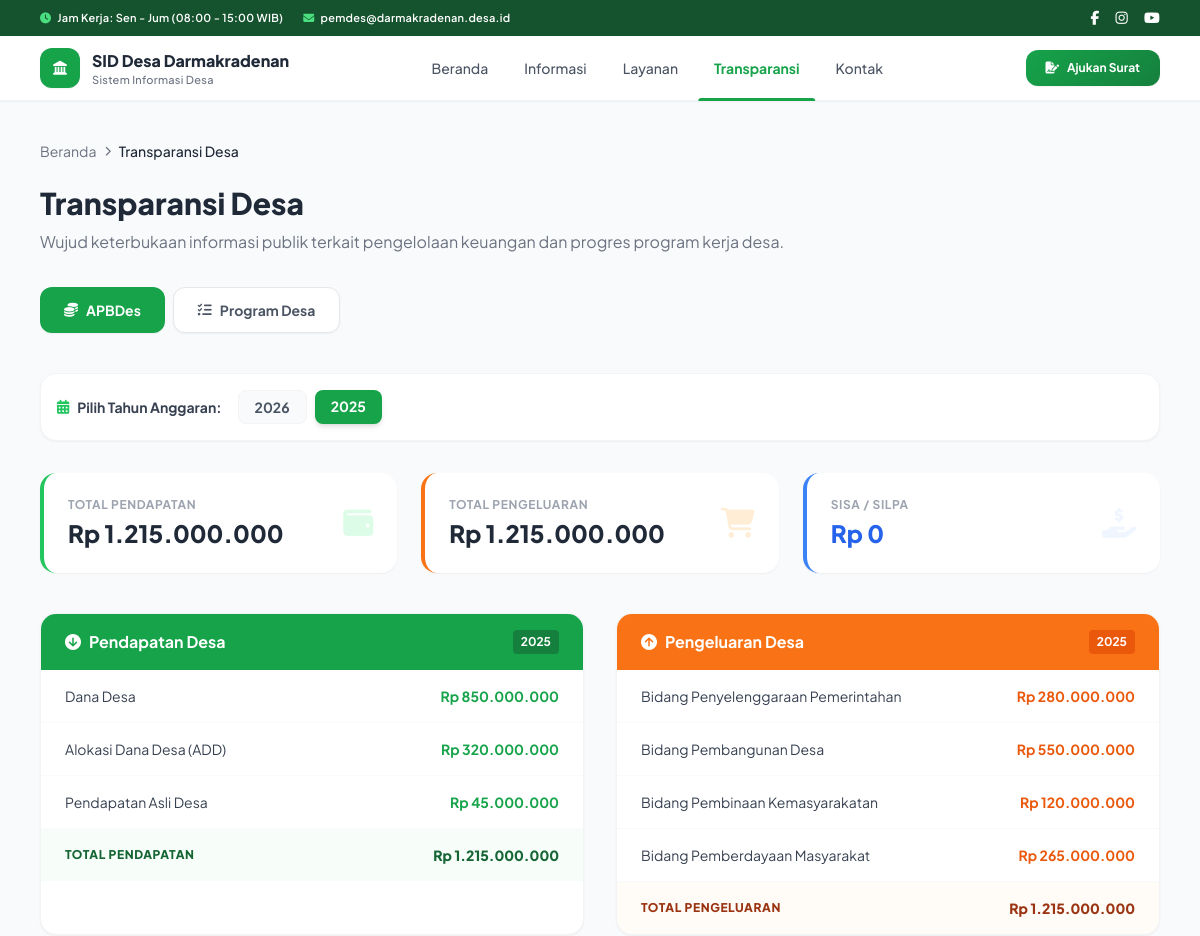
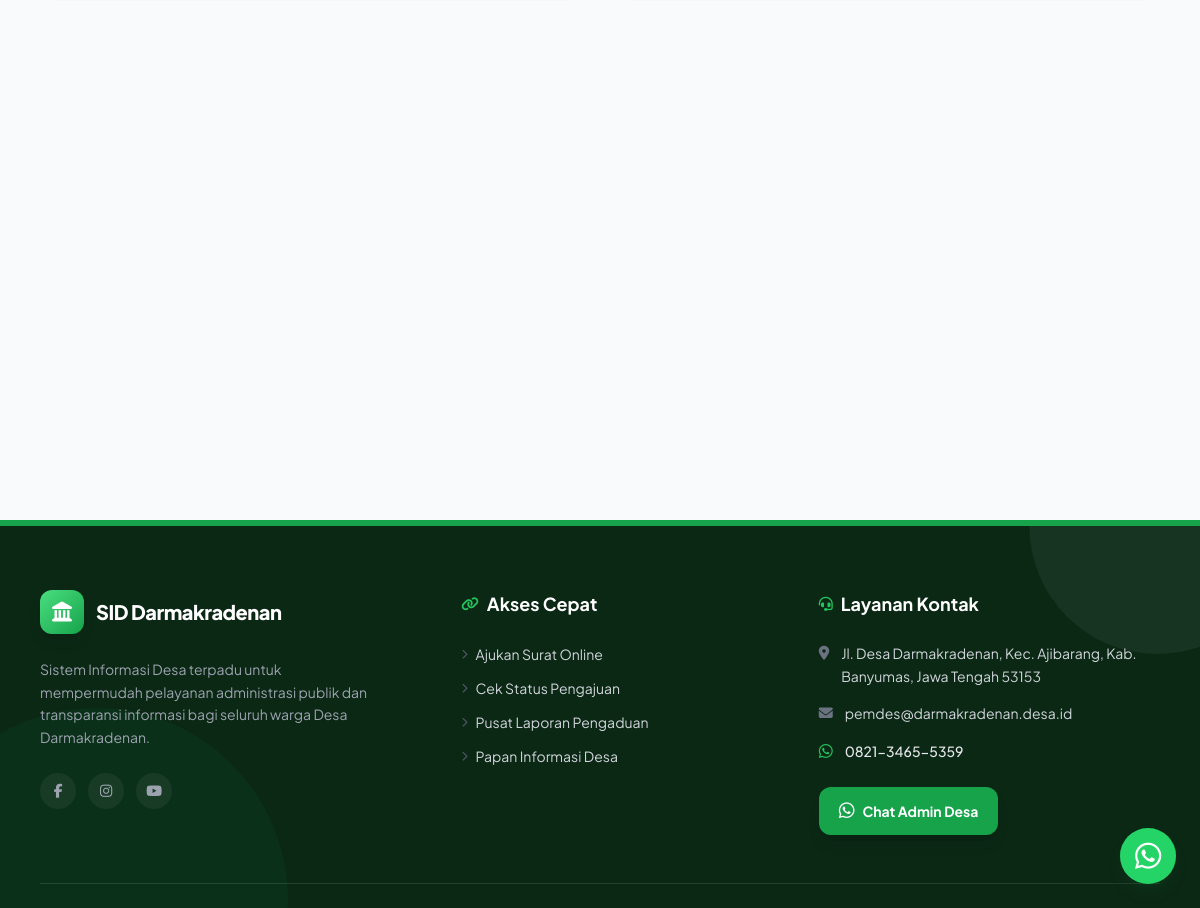
The page /pages/transparansi.php?tab=apbdes&tahun=2025 on the database its author committed (2 pictures, top to bottom).
### tables this page shows
CREATE TABLE `apbdes` (
  `id` int(11) NOT NULL,
  `tahun` year(4) NOT NULL,
  `kategori` enum('Pendapatan','Pengeluaran') NOT NULL,
  `uraian` varchar(300) NOT NULL,
  `jumlah` bigint(20) NOT NULL,
  `tanggal` timestamp NOT NULL DEFAULT current_timestamp()
);

### config/db.php (called while the page is built, shortened)
<?php
function formatRupiah($angka) {
    return 'Rp ' . number_format($angka, 0, ',', '.');
}
?>

### pages/transparansi.php (the view, shortened to what this page needs)
<?php
require_once '../config/db.php';
$tab = $_GET['tab'] ?? 'apbdes';
$tahun = (int)($_GET['tahun'] ?? date('Y'));
$stmt_p = $conn->prepare("SELECT * FROM apbdes WHERE kategori='Pendapatan' AND tahun=? ORDER BY id");
$stmt_p->bind_param("i", $tahun);
$stmt_p->execute();
$apbdes_pendapatan = $stmt_p->get_result();
$stmt_k = $conn->prepare("SELECT * FROM apbdes WHERE kategori='Pengeluaran' AND tahun=? ORDER BY id");
$stmt_k->bind_param("i", $tahun);
$stmt_k->execute();
$apbdes_pengeluaran = $stmt_k->get_result();
$stmt_tp = $conn->prepare("SELECT SUM(jumlah) as t FROM apbdes WHERE kategori='Pendapatan' AND tahun=?");
$stmt_tp->bind_param("i", $tahun);
$stmt_tp->execute();
$total_p = $stmt_tp->get_result()->fetch_assoc()['t'] ?? 0;
$stmt_tk = $conn->prepare("SELECT SUM(jumlah) as t FROM apbdes WHERE kategori='Pengeluaran' AND tahun=?");
$stmt_tk->bind_param("i", $tahun);
$stmt_tk->execute();
$total_k = $stmt_tk->get_result()->fetch_assoc()['t'] ?? 0;
$tahun_list = $conn->query("SELECT DISTINCT tahun FROM apbdes ORDER BY tahun DESC");
require_once '../config/header.php';
?>
<div class="max-w-6xl mx-auto px-4 py-10 min-h-[70vh]">
    <div class="text-sm text-gray-500 mb-6 flex items-center gap-2">
        <a href="../index.php" class="hover:text-primary-600 transition">Beranda</a>
        <i class="fas fa-chevron-right text-[10px]"></i>
        <span class="text-gray-800 font-medium">Transparansi Desa</span>
    </div>
    <div class="mb-8">
        <h1 class="text-3xl font-extrabold text-gray-800 mb-2">Transparansi Desa</h1>
        <p class="text-gray-500 leading-relaxed">Wujud keterbukaan informasi publik terkait pengelolaan keuangan dan progres program kerja desa.</p>
    </div>
    <div class="flex gap-2 overflow-x-auto pb-2 mb-8 scrollbar-hide">
        <a href="?tab=apbdes" class="flex items-center gap-2 px-6 py-3 rounded-xl text-sm font-bold transition shadow-sm
            <?= $tab === 'apbdes' ? 'bg-primary-600 text-white' : 'bg-white text-gray-600 border border-gray-200 hover:bg-primary-50' ?>">
            <i class="fas fa-coins"></i> APBDes
        </a>
        <a href="?tab=program" class="flex items-center gap-2 px-6 py-3 rounded-xl text-sm font-bold transition shadow-sm
            <?= $tab === 'program' ? 'bg-primary-600 text-white' : 'bg-white text-gray-600 border border-gray-200 hover:bg-primary-50' ?>">
            <i class="fas fa-tasks"></i> Program Desa
        </a>
    </div>
    <?php if($tab === 'apbdes'): ?>
        <div class="flex flex-wrap items-center gap-4 mb-8 bg-white p-4 rounded-2xl border border-gray-100 shadow-sm">
            <span class="text-sm font-bold text-gray-700 flex items-center gap-2"><i class="fas fa-calendar-alt text-primary-500"></i> Pilih Tahun Anggaran:</span>
            <div class="flex gap-2">
                <?php if($tahun_list->num_rows > 0): ?>
                    <?php while($t = $tahun_list->fetch_assoc()): ?>
                    <a href="?tab=apbdes&tahun=<?= $t['tahun'] ?>"
                       class="px-4 py-1.5 rounded-lg text-sm font-bold transition
                              <?= $tahun == $t['tahun'] ? 'bg-primary-600 text-white shadow-md' : 'bg-gray-50 text-gray-600 border border-gray-100 hover:bg-gray-100' ?>">
                        <?= $t['tahun'] ?>
                    </a>
                    <?php endwhile; ?>
                <?php else: ?>
                    <span class="text-sm text-gray-400 italic">Data tahun belum tersedia</span>
                <?php endif; ?>
            </div>
        </div>
        <div class="grid grid-cols-1 md:grid-cols-3 gap-6 mb-10">
            <div class="bg-white border-l-4 border-primary-500 rounded-2xl p-6 shadow-sm flex items-center justify-between">
                <div>
                    <div class="text-xs text-gray-400 font-bold uppercase tracking-wider mb-1">Total Pendapatan</div>
                    <div class="text-2xl font-black text-gray-800"><?= formatRupiah($total_p) ?></div>
                </div>
                <i class="fas fa-wallet text-3xl text-primary-100"></i>
            </div>
            <div class="bg-white border-l-4 border-orange-500 rounded-2xl p-6 shadow-sm flex items-center justify-between">
                <div>
                    <div class="text-xs text-gray-400 font-bold uppercase tracking-wider mb-1">Total Pengeluaran</div>
                    <div class="text-2xl font-black text-gray-800"><?= formatRupiah($total_k) ?></div>
                </div>
                <i class="fas fa-shopping-cart text-3xl text-orange-100"></i>
            </div>
            <div class="bg-white border-l-4 <?= ($total_p - $total_k) >= 0 ? 'border-blue-500' : 'border-red-500' ?> rounded-2xl p-6 shadow-sm flex items-center justify-between">
                <div>
                    <div class="text-xs text-gray-400 font-bold uppercase tracking-wider mb-1">Sisa / Silpa</div>
                    <div class="text-2xl font-black <?= ($total_p - $total_k) >= 0 ? 'text-blue-600' : 'text-red-600' ?>"><?= formatRupiah($total_p - $total_k) ?></div>
                </div>
                <i class="fas fa-hand-holding-usd text-3xl <?= ($total_p - $total_k) >= 0 ? 'text-blue-50' : 'text-red-50' ?>"></i>
            </div>
        </div>
        <div class="grid grid-cols-1 md:grid-cols-2 gap-8">
            <div class="bg-white rounded-2xl shadow-sm border border-gray-100 overflow-hidden">
                <div class="bg-primary-600 text-white px-6 py-4 flex items-center justify-between">
                    <h2 class="font-bold flex items-center gap-2"><i class="fas fa-arrow-circle-down"></i> Pendapatan Desa</h2>
                    <span class="text-xs bg-primary-700 px-2 py-1 rounded font-bold"><?= $tahun ?></span>
                </div>
                <div class="overflow-x-auto">
                    <table class="w-full text-sm">
                        <tbody class="divide-y divide-gray-50">
                            <?php if($apbdes_pendapatan->num_rows > 0): ?>
                                <?php while($row = $apbdes_pendapatan->fetch_assoc()): ?>
                                <tr class="hover:bg-gray-50 transition">
                                    <td class="px-6 py-4 text-gray-700"><?= htmlspecialchars($row['uraian']) ?></td>
                                    <td class="px-6 py-4 font-bold text-primary-600 text-right whitespace-nowrap"><?= formatRupiah($row['jumlah']) ?></td>
                                </tr>
                                <?php endwhile; ?>
                            <?php else: ?>
                                <tr><td colspan="2" class="px-6 py-10 text-center text-gray-400 italic">Data pendapatan belum tersedia</td></tr>
                            <?php endif; ?>
                            <tr class="bg-primary-50/50">
                                <td class="px-6 py-4 font-black text-primary-800 uppercase text-xs tracking-wider">Total Pendapatan</td>
                                <td class="px-6 py-4 font-black text-primary-800 text-right"><?= formatRupiah($total_p) ?></td>
                            </tr>
                        </tbody>
                    </table>
                </div>
            </div>
            <div class="bg-white rounded-2xl shadow-sm border border-gray-100 overflow-hidden">
                <div class="bg-orange-500 text-white px-6 py-4 flex items-center justify-between">
                    <h2 class="font-bold flex items-center gap-2"><i class="fas fa-arrow-circle-up"></i> Pengeluaran Desa</h2>
                    <span class="text-xs bg-orange-600 px-2 py-1 rounded font-bold"><?= $tahun ?></span>
                </div>
                <div class="overflow-x-auto">
                    <table class="w-full text-sm">
                        <tbody class="divide-y divide-gray-50">
                            <?php if($apbdes_pengeluaran->num_rows > 0): ?>
                                <?php while($row = $apbdes_pengeluaran->fetch_assoc()): ?>
                                <tr class="hover:bg-gray-50 transition">
                                    <td class="px-6 py-4 text-gray-700"><?= htmlspecialchars($row['uraian']) ?></td>
                                    <td class="px-6 py-4 font-bold text-orange-600 text-right whitespace-nowrap"><?= formatRupiah($row['jumlah']) ?></td>
                                </tr>
                                <?php endwhile; ?>
                            <?php else: ?>
                                <tr><td colspan="2" class="px-6 py-10 text-center text-gray-400 italic">Data pengeluaran belum tersedia</td></tr>
                            <?php endif; ?>
                            <tr class="bg-orange-50/50">
                                <td class="px-6 py-4 font-black text-orange-800 uppercase text-xs tracking-wider">Total Pengeluaran</td>
                                <td class="px-6 py-4 font-black text-orange-800 text-right"><?= formatRupiah($total_k) ?></td>
                            </tr>
                        </tbody>
                    </table>
                </div>
            </div>
        </div>
    <?php endif; ?>
</div>
<?php require_once '../config/footer.php'; ?>

### config/header.php (style rules this page uses)
body { font-family: 'Plus Jakarta Sans', sans-serif; }

### rows shown on the page
apbdes: uraian "Dana Desa", jumlah "Rp 850.000.000"
apbdes: uraian "Alokasi Dana Desa (ADD)", jumlah "Rp 320.000.000"
apbdes: uraian "Pendapatan Asli Desa", jumlah "Rp 45.000.000"
apbdes: uraian "Bidang Penyelenggaraan Pemerintahan", jumlah "Rp 280.000.000"
apbdes: uraian "Bidang Pembangunan Desa", jumlah "Rp 550.000.000"
apbdes: uraian "Bidang Pembinaan Kemasyarakatan", jumlah "Rp 120.000.000"
apbdes: uraian "Bidang Pemberdayaan Masyarakat", jumlah "Rp 265.000.000"

### other values the page prints
$t['tahun'] "2026"
$t['tahun'] "2025"
formatRupiah($total_p) "Rp 1.215.000.000"
formatRupiah($total_k) "Rp 1.215.000.000"
formatRupiah($total_p - $total_k) "Rp 0"
$tahun "2025"
